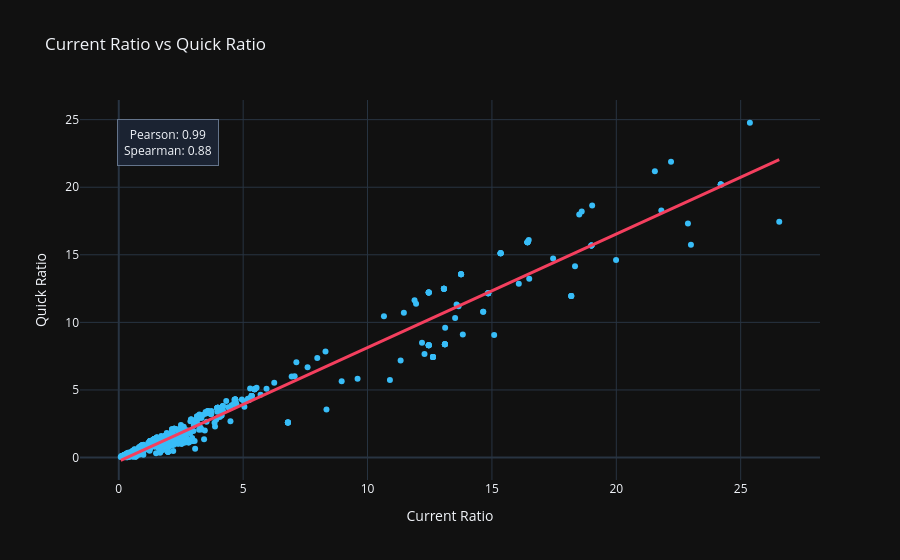

The notebook cell saved with this chart:
### Markdown cell above
a. CR-QR Correlation

### Code cell
df = conn.sql("""
    SELECT
        accession_number,
        period_end,
        current_ratio,
        quick_ratio
    FROM gold.fact_financial_metrics
    WHERE current_ratio IS NOT NULL
      AND quick_ratio IS NOT NULL
""").df()

pearson_corr, pearson_p = pearsonr(df['current_ratio'], df['quick_ratio'])
spearman_corr, spearman_p = spearmanr(df['current_ratio'], df['quick_ratio'])

cr_low, cr_high = df["current_ratio"].quantile([0.01, 0.99])
qr_low, qr_high = df["quick_ratio"].quantile([0.01, 0.99])

df_plot = df[
    df["current_ratio"].between(cr_low, cr_high)
    & df["quick_ratio"].between(qr_low, qr_high)
]

fig = px.scatter(
    df_plot,
    x="current_ratio",
    y="quick_ratio",
    title="Current Ratio vs Quick Ratio",
    labels={"current_ratio": "Current Ratio", "quick_ratio": "Quick Ratio"},
    trendline="ols",
    template="plotly_dark",
    color_discrete_sequence=["#38BDF8"]  
)

fig.update_traces(line=dict(color="#F43F5E", width=3), selector=dict(mode="lines"))

fig.add_annotation(
    x=0.05,
    y=0.95,
    xref="paper",
    yref="paper",
    text=f'Pearson: {pearson_corr:.2f}<br>Spearman: {spearman_corr:.2f}',
    showarrow=False,
    bgcolor="rgba(30, 41, 59, 0.8)", 
    bordercolor="#64748B",            
    borderwidth=1,
    borderpad=6
)

fig.show()

### Figure 1 — Plotly figure (JSON) as saved in the notebook; plotly's stock layout.template omitted (floating-point values rounded to 4 significant figures; data arrays with more than 128 entries replaced by an {"elided": "..."} marker saying what was removed)
{"data": [{"hovertemplate": "Current Ratio=%{x}<br>Quick Ratio=%{y}<extra></extra>", "legendgroup": "", "marker": {"color": "#38BDF8", "symbol": "circle"}, "mode": "markers", "name": "", "orientation": "v", "showlegend": false, "type": "scatter", "x": {"elided": "994 float values"}, "xaxis": "x", "y": {"elided": "994 float values"}, "yaxis": "y"}, {"hovertemplate": "<b>OLS trendline</b><br>quick_ratio = 0.840603 * current_ratio + -0.272061<br>R<sup>2</sup>=0.956478<br><br>Current Ratio=%{x}<br>Quick Ratio=%{y} <b>(trend)</b><extra></extra>", "legendgroup": "", "line": {"color": "#F43F5E", "width": 3}, "marker": {"color": "#38BDF8", "symbol": "circle"}, "mode": "lines", "name": "", "showlegend": false, "type": "scatter", "x": {"elided": "994 float values"}, "xaxis": "x", "y": {"elided": "994 float values"}, "yaxis": "y"}], "layout": {"annotations": [{"bgcolor": "rgba(30, 41, 59, 0.8)", "bordercolor": "#64748B", "borderpad": 6, "borderwidth": 1, "showarrow": false, "text": "Pearson: 0.99<br>Spearman: 0.88", "x": 0.05, "xref": "paper", "y": 0.95, "yref": "paper"}], "legend": {"tracegroupgap": 0}, "title": {"text": "Current Ratio vs Quick Ratio"}, "xaxis": {"anchor": "y", "domain": [0, 1], "title": {"text": "Current Ratio"}}, "yaxis": {"anchor": "x", "domain": [0, 1], "title": {"text": "Quick Ratio"}}}}
